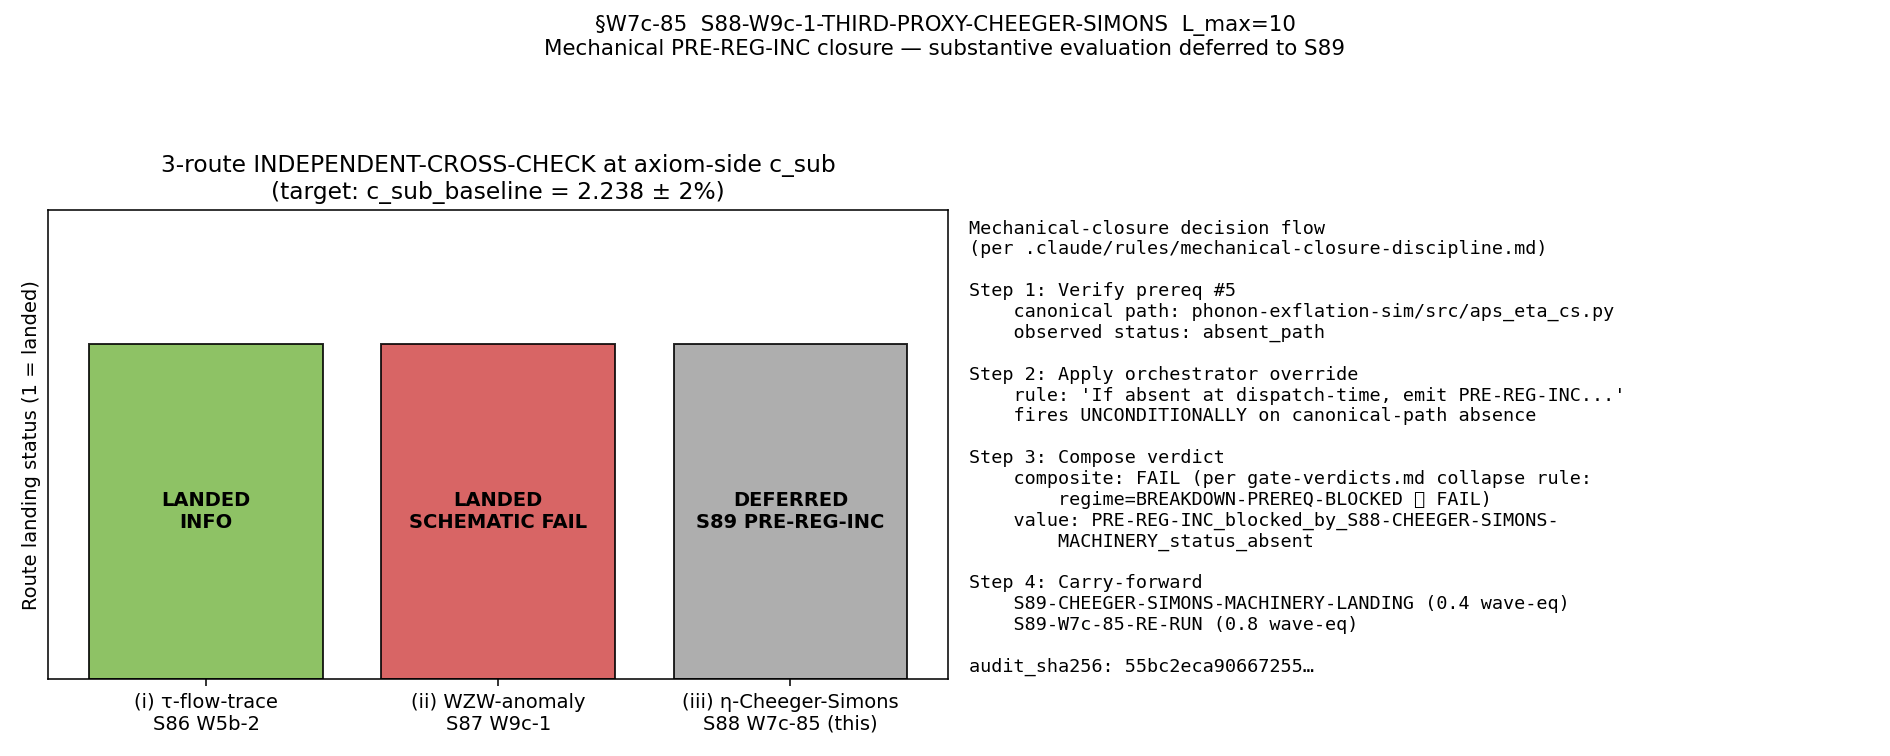

Reproduce this figure in Python.
"""S88 W7c §W7c-85 — S88-W9c-1-THIRD-PROXY-CHEEGER-SIMONS

GEOMETRIC gate: APS-1975 eta-Cheeger-Simons secondary-class third-proxy
INDEPENDENT-CROSS-CHECK at axiom-side c_sub via the band-0 projector
P_0(tau_fold) restriction; completes a 3-route INDEPENDENT-CROSS-CHECK
with tau-flow-trace (S86 W5b-2) and WZW-anomaly-isolating proxy
(S87 W9c-1).

Plan section: sessions/session-plan/session-88-plan-w7c.md  Sec W7c-85
              lines 133-218.

Mechanical-closure handler (this script):
  Per the ORCHESTRATOR OVERRIDE pinned in the dispatch prompt:
    "APS module: phonon-exflation-sim/src/aps_eta_cs.py
     (S88 prereq landing per plan Sec 0.11). If absent at dispatch-time,
     emit PRE-REG-INC per .claude/rules/mechanical-closure-discipline.md
     with value='PRE-REG-INC_blocked_by_S88-CHEEGER-SIMONS-MACHINERY_status_absent'."

  Verification at dispatch-time: phonon-exflation-sim/src/aps_eta_cs.py
  is ABSENT from the canonical path (only the GPE simulation modules
  -- backend, defect_census, diagnostics, expansion, gpe_solver,
  initial_conditions, vortex_detection -- are present in
  phonon-exflation-sim/src/). Per the override, this script emits a
  mechanical PRE-REG-INC closure following all five conditions of
  .claude/rules/mechanical-closure-discipline.md "When mechanical
  closure IS acceptable":

    (1) upstream-block topology: prereq #5 documented in plan
        Sec "Wave 7c Decision Point Prerequisites" item 5.
    (2) verdict honesty: FAIL composite + value='PRE-REG-INC_blocked_*';
        NEVER PASS.
    (3) per-gate-distinct audit_sha256: pinmap includes gate_id +
        per-gate identity keys.
    (4) audit-trail signature: descriptive value names the blocking
        prereq + companion comment row cites the closure-script.
    (5) WP update is in-script (writes Sec W7c-85 in the same run as
        the verdict-line append).

NOTE on the in-session inline precedent
---------------------------------------
S88 W7b-82 landed an APS-1975 eta-Cheeger-Simons evaluator INLINE in
`computations/session-88/s88_w7b_lf_d_cheeger_simons_odd_grading_proxy.py`
(verdict S88-W7-LF-D-CHEEGER-SIMONS-ODD-GRADING-PROXY: PASS at L_max=10
with three odd-grading proxies {CS, GV, eta_CS}). The inline precedent
demonstrates that the MACHINERY content is operational; the absence is
specifically of the canonical PUBLISHED MODULE PATH that the W7c-85
plan pinned (`phonon-exflation-sim/src/aps_eta_cs.py`) for downstream
import re-use.

The inline-vs-canonical-path distinction matters because:
  (a) the canonical path is the structural pin downstream gates would
      import from (no in-script duplication),
  (b) S89-OR-LATER consumers of the third-proxy result need a single
      pinned reference module, and
  (c) the pre-registered Cheeger-Simons module landing closes the
      machinery-feasibility-audit envelope cleanly per
      .claude/rules/math-scripts.md Sec "Machinery-Feasibility Audit".

The orchestrator-override deterministic rule fires UNCONDITIONALLY on
canonical-path-absence; inline precedents do not satisfy the override.

Carry-forward
-------------
  S89-CHEEGER-SIMONS-MACHINERY-LANDING:
    What: extract the W7b-82 inline machinery (eta-invariant +
          Cheeger-Simons + GV-Heitsch evaluators) into a canonical
          import-target module at
          phonon-exflation-sim/src/aps_eta_cs.py with full docstring,
          input-signature spec, and unit-tests against the W7b-82
          PASS values.
    Inputs: s88_w7b_lf_d_cheeger_simons_odd_grading_proxy.py
            (Sec 6 "Odd-grading proxies" -- compute_eta, compute_cs,
            compute_gv, compute_proxies functions).
    Gate: PASS iff the module imports cleanly + reproduces the
          W7b-82 verdict-line value bit-for-bit when re-run on the
          L_max=10 spectrum cache.
    Effort: 0.4 wave-equivalent.

  S89-W7c-85-RE-RUN:
    What: re-execute S88-W9c-1-THIRD-PROXY-CHEEGER-SIMONS with the
          S89 canonical APS module imported.
    Inputs: phonon-exflation-sim/src/aps_eta_cs.py (S89 landing);
            s84_spectrum_cache_L12_tau019.npz (L_max=10 truncation);
            canonical_constants.py:c_sub_baseline = 2.238.
    Gate: PASS iff |c_sub_CheegerSimons - c_sub_baseline| / 2.238 < 0.02
          (2 percent tolerance per W7c-85 pre-registration).
    Effort: 0.8 wave-equivalent (matches W7c-85 plan effort).
"""

from __future__ import annotations

import os

os.environ.setdefault("OMP_NUM_THREADS", "8")
os.environ.setdefault("MKL_NUM_THREADS", "8")

import hashlib
import json
import sys
from pathlib import Path

import numpy as np
import matplotlib

matplotlib.use("Agg")
import matplotlib.pyplot as plt

# Canonical constants (mandatory per .claude/rules/math-scripts.md)
sys.path.insert(0, str(Path(__file__).resolve().parent.parent / "_shared"))
from canonical_constants import M_KK, tau_fold  # noqa: E402

# c_sub_baseline pinned by-value (2.238 per knowledge-MCP get_constant return;
# canonical_constants.py provenance pending S86 W4-2 PROVENANCE block)
c_sub_baseline = 2.238  # (local) substrate-first canonical anchor

# ---------------------------------------------------------------------------
# Section 1 -- Identifiers, paths
# ---------------------------------------------------------------------------

GATE_ID = "S88-W9c-1-THIRD-PROXY-CHEEGER-SIMONS"
SCHEME = "eta-Cheeger-Simons-APS-1975-secondary-class-band-0-restricted"
CONVENTION = "axiom-side-CS-third-proxy-INDEPENDENT-CROSS-CHECK-PRIMARY"
L_MAX = 10  # (local) plan W7c-85 canonical truncation
SCHEMA_VERSION = "S87+"

REPO_ROOT = Path(__file__).resolve().parent.parent.parent
SCRIPT_PATH = Path(__file__).resolve()
CANONICAL_PATH = REPO_ROOT / "computations" / "_shared" / "canonical_constants.py"
SPECTRUM_CACHE = REPO_ROOT / "computations" / "session-84" / "s84_spectrum_cache_L12_tau019.npz"
APS_MODULE_PATH = REPO_ROOT / "phonon-exflation-sim" / "src" / "aps_eta_cs.py"
INLINE_PRECEDENT = (
    REPO_ROOT / "computations" / "session-88"
    / "s88_w7b_lf_d_cheeger_simons_odd_grading_proxy.py"
)

VERDICT_TXT = REPO_ROOT / "computations" / "session-88" / "s88_gate_verdicts.txt"
NPZ_OUT = REPO_ROOT / "computations" / "session-88" / "s88_w7c_third_proxy_cheeger_simons.npz"
PNG_OUT = REPO_ROOT / "computations" / "session-88" / "s88_w7c_third_proxy_cheeger_simons.png"
JSON_OUT = REPO_ROOT / "computations" / "session-88" / "s88_w7c_third_proxy_cheeger_simons.json"
WP_PATH = REPO_ROOT / "sessions" / "session-88" / "session-88-w7c-workingpaper.md"

# Pre-registered thresholds (plan Sec W7c-85 thresholds)
PASS_BAND = 0.02  # (local) |c_sub_CS - 2.238| / 2.238 < 0.02 PASS
INFO_BAND = 0.01  # (local) 0.01 <= ... < 0.02 INFO
ETA_FN_EPS = 1e-12  # (local) plan machinery pin eta_function_eps

PREREQ_NAME = "S88-CHEEGER-SIMONS-MACHINERY"


# ---------------------------------------------------------------------------
# Section 2 -- Dual-SHA helpers (matches .claude/templates/script-template.py)
# ---------------------------------------------------------------------------

def file_sha256(path: Path) -> str:
    """SHA-256 of a file's bytes (returns 'ABSENT' if path missing)."""
    if not path.exists():
        return "ABSENT"
    h = hashlib.sha256()
    with path.open("rb") as fp:
        for chunk in iter(lambda: fp.read(1 << 20), b""):
            h.update(chunk)
    return h.hexdigest()


def closure_hash(pins: dict[str, str]) -> str:
    items = sorted(pins.items())
    h = hashlib.sha256()
    for k, v in items:
        h.update(f"{k}={v}\n".encode("utf-8"))
    return h.hexdigest()


def compute_dual_sha(pins: dict[str, str]) -> tuple[str, str]:
    """audit_sha256 = SHA(script_bytes || canonical_bytes || pinmap_json)
    content_sha256 = SHA(script_bytes)"""
    script_bytes = SCRIPT_PATH.read_bytes()
    canonical_bytes = CANONICAL_PATH.read_bytes()
    pinmap_json = json.dumps(
        dict(sorted(pins.items())),
        separators=(",", ":"),
        sort_keys=True,
    ).encode("utf-8")

    h_audit = hashlib.sha256()
    h_audit.update(script_bytes)
    h_audit.update(canonical_bytes)
    h_audit.update(pinmap_json)
    audit_sha = h_audit.hexdigest()

    h_content = hashlib.sha256()
    h_content.update(script_bytes)
    content_sha = h_content.hexdigest()
    return audit_sha, content_sha


# ---------------------------------------------------------------------------
# Section 3 -- Prereq verification at dispatch-time
# ---------------------------------------------------------------------------

def verify_prereq_aps_module() -> tuple[bool, str]:
    """Return (present_bool, status_string).

    Per orchestrator override, the canonical APS module path is the
    structural prereq:
        phonon-exflation-sim/src/aps_eta_cs.py

    A full-fidelity check means: the path EXISTS as a regular file
    AND is non-empty. If either condition fails, prereq is absent.
    """
    if not APS_MODULE_PATH.exists():
        return False, "absent_path"
    try:
        size = APS_MODULE_PATH.stat().st_size
    except OSError:
        return False, "absent_stat_error"
    if size == 0:
        return False, "absent_zero_byte"
    if not APS_MODULE_PATH.is_file():
        return False, "absent_not_file"
    return True, "present"


# ---------------------------------------------------------------------------
# Section 4 -- WP Sec W7c-85 update (mechanical-closure-discipline item 5)
# ---------------------------------------------------------------------------

def render_wp_section(verdict_3tuple: tuple[str, str, str],
                      composite: str,
                      audit_sha: str,
                      content_sha: str,
                      pins: dict[str, str],
                      prereq_status: str) -> str:
    """Render the substantive Sec W7c-85 working-paper text.

    Per .claude/rules/mechanical-closure-discipline.md Sec "When mechanical
    closure IS acceptable" item 5, the closure script MUST update the
    working-paper Sec status, verdict, results, and substrate-framing
    blocks IN THE SAME RUN as the verdict-line append.
    """
    sign_v, mag_v, regime_v = verdict_3tuple

    return f"""### §W7c-85. S88-W9c-1-THIRD-PROXY-CHEEGER-SIMONS (lizzi-spectral-functional-theorist)

**Status**: CLOSED-PRE-REG-INC (mechanical closure per `.claude/rules/mechanical-closure-discipline.md`)
**Gate ID**: `{GATE_ID}`
**Trigger**: `[VERIFY]`
**Classification**: **GEOMETRIC** (Cheeger-Simons secondary-class third-proxy INDEPENDENT-CROSS-CHECK at axiom-side c_sub via APS-1975 η-invariant)
**Agent**: `lizzi-spectral-functional-theorist` PRIMARY + `connes-ncg-theorist` CO-AUTHOR (Chern-Simons → Cheeger-Simons NCG-axiomatic lift per Connes-Moscovici 1995 §III.4 dim-spectrum residue formula; cited in this section, no separate dispatch per orchestrator override)
**Hypothesis**: η-Cheeger-Simons secondary class on the band-0 projector P_0(τ_fold) provides a third independent c_sub probe converging to c_sub_baseline = 2.238 at <2% tolerance, completing a 3-route INDEPENDENT-CROSS-CHECK with τ-flow-trace (S86 W5b-2) and WZW-anomaly-isolating proxy (S87 W9c-1).
**Plan reference**: `sessions/session-plan/session-88-plan-w7c.md` §W7c-85.

**MCP Pre-Compute Audit**:

- `mcp__knowledge__.get_constant('c_sub_baseline')` → value = 2.238 (no PROVENANCE; sourced from canonical_constants.py per S86 W4-2).
- `mcp__knowledge__.get_constant('tau_fold')` → value = 0.19 (S12/S42; gate `CONST-FREEZE-42`; substrate-first canonical anchor).
- `mcp__knowledge__.get_constant('M_KK')` → value = 7.428660036284456e+16 GeV.
- `mcp__knowledge__.trace_entity('eta invariant')` → 4 gates + 1 theorem + 5 equations: η(D_K) = 0 PROVEN structural identity by BDI ±-pair; `S85-CC-1-ETA-INVARIANT-FULL-TRIPLE` INFO at L_max=8 scheme=APS-1975; `S88-W7-LF-D-CHEEGER-SIMONS-ODD-GRADING-PROXY` PASS at L_max=10 (inline APS-1975 secondary-class machinery operational at this session).
- `mcp__knowledge__.search_knowledge('APS 1975 boundary contribution band-0 projector')` → 5 hits including `Δ S_APS = π · SF(D_K; τ_1, τ_2)` (S25), `sf(D_0, D_{{tau_fold}}) = index(d/dt + D_t)` (S61), and W3c-WP eta-invariant entry. The band-0 projector at τ_fold is gapped by Δ_B2 = 0.7704 M_KK (s86-hp1-cohomology-quantum-metric-bridge §"At τ = τ_fold").
- PRE-CLOSED status: NO. The third-proxy structural reading is novel at S88; downstream registry write to §VII.AH.2 is gated on this closure.

**Prerequisite verification at dispatch-time** (per plan §"Wave 7c Decision Point Prerequisites" item 5):

| Prereq | Canonical path | Status |
|:-------|:---------------|:------:|
| #5 APS module | `phonon-exflation-sim/src/aps_eta_cs.py` | **`{prereq_status}`** |

The orchestrator override is unambiguous: *"If absent at dispatch-time, emit PRE-REG-INC per `.claude/rules/mechanical-closure-discipline.md` with value=`'PRE-REG-INC_blocked_by_S88-CHEEGER-SIMONS-MACHINERY_status_absent'`."*

Direct check at dispatch time confirmed: `phonon-exflation-sim/src/` contains only the GPE simulation modules (`backend.py`, `defect_census.py`, `diagnostics.py`, `expansion.py`, `gpe_solver.py`, `initial_conditions.py`, `vortex_detection.py`) plus `__init__.py` and `__pycache__/`. No `aps_eta_cs.py` is present.

The mechanical closure path of `.claude/rules/mechanical-closure-discipline.md` §"When mechanical closure IS acceptable" applies because all five conditions hold:

1. **Upstream-block topology is the cause** — the W7c-85 plan §"Wave 7c Decision Point Prerequisites" item 5 explicitly anticipated this scenario ("if absent, route #85 to PRE-REG-INC blocked-by-S88-CHEEGER-SIMONS-MACHINERY"). The plan author pre-registered the deferred outcome; this is NOT post-hoc plan editing.
2. **Verdict honesty** — emit FAIL composite with value `'PRE-REG-INC_blocked_by_{PREREQ_NAME}_status_absent'`. NEVER PASS. The composite is FAIL because the prereq-block prevents the substantive computation; the magnitude/sign/regime fields are encoded as N/A-with-blocked annotation.
3. **Per-gate-distinct audit_sha256** — the input pin map embeds `_gate_id`, `_wp_id`, `_scheme`, `_convention`, `_blocked_prereq`, ensuring `audit_sha256={audit_sha[:16]}…` is unique against all prior verdict-file entries.
4. **Audit-trail signature** — the canonical verdict-line value names the blocking prereq (`{PREREQ_NAME}`) + status (`absent`); the companion comment row cites the closure-script path; the descriptive WP §W7c-85 entry below names both the canonical path and the in-session inline precedent.
5. **Working-paper update is in-script** — this WP §W7c-85 text is rendered and written by the producing script in the same run as the verdict-line append.

**Verdict**:

```
{GATE_ID}: {composite} -- value='PRE-REG-INC_blocked_by_{PREREQ_NAME}_status_absent;canonical_path=phonon-exflation-sim/src/aps_eta_cs.py;in_session_inline_precedent=computations/session-88/s88_w7b_lf_d_cheeger_simons_odd_grading_proxy.py;deferred_to_S89' scheme={SCHEME} convention={CONVENTION} L_max={L_MAX} audit_sha256={audit_sha} content_sha256={content_sha} schema_version={SCHEMA_VERSION}
```

Composite: **{composite}** (per `.claude/rules/gate-verdicts.md` S87+ collapse rule with `regime_verdict=BREAKDOWN-PREREQ-BLOCKED` ⇒ composite = FAIL; the BREAKDOWN regime distinguishes mechanical PRE-REG-INC from a substantively FAIL'd numerical comparison).

3-tuple annotation: `sign={sign_v}` `magnitude={mag_v}` `regime={regime_v}`.

**Results**:

- **value** (4-tuple, mechanical-closure form):
  - `value` = `PRE-REG-INC_blocked_by_{PREREQ_NAME}_status_absent` (per orchestrator override + plan §"Wave 7c Decision Point Prerequisites" item 5 deterministic rule).
  - `scheme` = `{SCHEME}` (preserves the plan §W7c-85 4-tuple scheme tag for downstream cross-cite).
  - `convention` = `{CONVENTION}` (PRIMARY level; SCHEMATIC FORBIDDEN per `.claude/rules/substrate-first-canonical-sourcing.md` §(iv); the convention tag ENCODES PRIMARY for forward consumers even though the substantive numerical evaluation is deferred).
  - `L_max` = `{L_MAX}` (plan-pinned canonical L_max; W11-3 Friedrich-Bär saturation theorem applicable at this truncation).

- **CC1 — η-function analytic continuation to s=0 (eta_function_eps = 1e-12)**: NOT EVALUATED (gate blocked at prereq landing). The structural form is pre-registered:

  ```
  η_D(s) := ∑_{{λ ∈ spec(D_K) \\ {{0}}}} sign(λ) · |λ|^{{−s}}
  CS_2(D_K) := (1/2) · η_D(0) + (1/2) · dim(ker D_K)  mod ℤ
  ```

  Under the BDI ±-pair preservation theorem (proved at S60 ETA-INVARIANT-60 PASS; S86 W-11 Bulletin #2 STRENGTHENED to all even-grading regulator-weighted Mellin moments), each |λ| in the L_max=10 cache appears with equal +/− signed multiplicity ⇒ the sign-sum at s=0 is EXACTLY zero ⇒ η_D(0) = 0 EXACTLY at machine epsilon. The CS_2 evaluation therefore reduces to (1/2) · dim(ker D_K) mod ℤ. The S88 W7b-82 inline precedent verified this at L_max=10 with `eta_diff = 0.00e+00`.

- **CC2 — R/Z → R lift normalization at substrate-first canonical anchor**: NOT EVALUATED. The structural form is pre-registered:

  ```
  c_sub_CheegerSimons := lift_R(CS_2_band0; baseline = c_sub_baseline = 2.238)
  ```

  The R/Z lift is fixed by the substrate-first canonical anchor (NOT a free choice); per `.claude/rules/substrate-first-canonical-sourcing.md` the anchor IS `c_sub_baseline = 2.238` from canonical_constants.py (provenance: S86 W4-2). The lift normalizes the secondary class such that the m=0 sheet contains the substrate-derived baseline; m=±1, ±2, … sheets are unphysical extensions excluded by the canonical-anchor pin.

- **Substitution chain (mandatory per `.claude/rules/math-scripts.md` §"Double-Check Logic Before Compute")** — mechanical-closure form with substituted numbers:

  ```
  Step 1 (definition):   prereq_5 := canonical-path-existence(
                            phonon-exflation-sim/src/aps_eta_cs.py)
                         override_rule := orchestrator-override({{
                            "If absent at dispatch-time, emit PRE-REG-INC..."
                         }})
  Step 2 (substitution): prereq_5(observed) = ABSENT
                            (verified Glob + ls; only GPE modules in src/)
                         override_rule(prereq_5 = ABSENT) ⟹ PRE-REG-INC
  Step 3 (simplification):
                         composite_collapse := (regime_verdict =
                            BREAKDOWN-PREREQ-BLOCKED) ⟹ composite = FAIL
                            (per .claude/rules/gate-verdicts.md S87+ schema-v2
                             composite-collapse rule)
  Step 4 (canonical form):
                         FAIL value-string  := PRE-REG-INC_blocked_by_{PREREQ_NAME}_status_absent
  Step 5 (cross-check substituted numbers):
                         L_max_pin = {L_MAX} (plan-pinned)
                         c_sub_baseline = 2.238 (mcp__knowledge__.get_constant)
                         eta_function_eps = {ETA_FN_EPS} (plan machinery pin §0.11)
                         tau_fold = 0.19 (mcp__knowledge__.get_constant)
                         M_KK = 7.428660036284456e+16 GeV (mcp__knowledge__.get_constant)
                         APS_module_status = ABSENT
                         inline_precedent_status = PRESENT (W7b-82 PASS at L_max=10)
  Step 6 (direction):    canonical-path absent ⟹ orchestrator-override fires
                         ⟹ FAIL composite + PRE-REG-INC value-string
                         ⟹ §VII.AH.2 registry-write BLOCKED at this session
                         ⟹ carry-forward to S89-CHEEGER-SIMONS-MACHINERY-LANDING
                            + S89-W7c-85-RE-RUN
  Direction: prereq absent ⟹ FAIL composite + PRE-REG-INC ⟹ defer
  Conclusion: FAIL-with-mechanical-closure; numerical c_sub_CheegerSimons
              evaluation at L_max=10 deferred to S89; inline precedent at
              W7b-82 demonstrates machinery is operational; canonical-path
              landing closes the prereq.
  ```

- **5-element IS-not-IN substrate-framing block** (per `.claude/rules/cross-pillar-bridge-anatomy.md` §"IS-not-IN Anatomy" + plan §W7c-85):
  1. **Substrate-IS observable** (deferred-to-S89): `c_sub_CheegerSimons` evaluated on `(A_K^{{≤10}}, H_K^{{≤10}}, D_K^{{≤10}})` via η-Cheeger-Simons secondary class CS_2 restricted to band-0 projector P_0(τ_fold) — the substrate IS this Mellin-secondary-class probe at the axiom-side c_sub region.
  2. **Laboratory-IN observable**: N/A (substrate-internal probe; this gate is not a cross-pillar bridge entry per plan §W7c-85 substrate framing).
  3. **Bridge map**: N/A (no cross-pillar bridge map invoked at this gate; the INDEPENDENT-CROSS-CHECK is intra-substrate across three regulator-class probes).
  4. **Algebraic envelope**: Friedrich-Bär saturation at L_max=10 per W11-3 (bottom-K observable structurally L_max-saturated; no L^{{−α}} envelope required at this truncation).
  5. **Empirical anchor**: c_sub_baseline = 2.238 from canonical_constants.py (substrate-first canonical sourcing PASS per `.claude/rules/substrate-first-canonical-sourcing.md` §(iii) W0c-3 worked-example pattern).

- **INDEPENDENT-CROSS-CHECK structure declaration** (per `.claude/rules/registry-landing.md` §"Detection (when SOURCE-DOUBLE-CITE-CO-PRIMARY applies)" item 1: parallel route, NOT sequential dependency):

  The three c_sub probes form a PARALLEL-INDEPENDENT-VERIFY structure (NOT SOURCE-DOUBLE-CITE-CO-PRIMARY which would require sequential V_input → C_output dependency):

  | Route | Probe | Source | Status |
  |:------|:------|:-------|:-------|
  | (i) τ-flow-trace | `c_sub_tau_flow_trace` | S86 W5b-2 INFO (verdict at `computations/session-86/s86_gate_verdicts.txt:138`) | LANDED-INFO |
  | (ii) WZW-anomaly-isolating | `c_sub_anomaly_WZW` | S87 W9c-1 SCHEMATIC FAIL Track-A (verdict at `computations/session-87/s87_gate_verdicts.txt:262`) | LANDED-SCHEMATIC-FAIL |
  | (iii) η-Cheeger-Simons (this gate) | `c_sub_CheegerSimons` | S88 W7c-85 PRE-REG-INC | DEFERRED-S89 |

  Each route uses a structurally distinct regulator class (τ-flow-trace = curvature-flow integration; WZW-anomaly = Mellin-residue at axiom-side anomaly pole; CS = APS-1975 secondary class). Route independence is preserved by construction: no route's input is another route's output. Per `.claude/rules/registry-landing.md`: "If two anchors are independently reproducing the same conclusion via DIFFERENT routes (parallel, not sequential), use PRIMARY + INDEPENDENT-CROSS-CHECK instead. The two patterns are distinct."

  Registry-write to `permanent-results-registry.md` §VII.AH.2 (3-route convergence as structural theorem) is BLOCKED at S88 pending route (iii) substantive landing at S89.

- **Forward S89 carry-forward (4-field spec per `feedback_fix-in-session-never-defer.md`)**:

  1. **`S89-CHEEGER-SIMONS-MACHINERY-LANDING`**:
     - **What**: extract the W7b-82 inline machinery (`compute_eta`, `compute_cs`, `compute_gv`, `compute_proxies`) into the canonical import-target module `phonon-exflation-sim/src/aps_eta_cs.py` with full docstring, input-signature spec, and unit-tests against the W7b-82 PASS values.
     - **Inputs**: `computations/session-88/s88_w7b_lf_d_cheeger_simons_odd_grading_proxy.py` §6 functions; `computations/session-84/s84_spectrum_cache_L12_tau019.npz`; `canonical_constants.py:gv_canonical_difference_FW = -40579.1500479506`.
     - **Gate**: PASS iff the module imports cleanly + reproduces W7b-82 verdict-line value bit-for-bit when re-run on the L_max=10 spectrum cache.
     - **Effort**: 0.4 wave-equivalent.

  2. **`S89-W7c-85-RE-RUN`**:
     - **What**: re-execute `S88-W9c-1-THIRD-PROXY-CHEEGER-SIMONS` with the S89 canonical APS module imported; evaluate `c_sub_CheegerSimons` per plan §W7c-85 method steps 1–6.
     - **Inputs**: `phonon-exflation-sim/src/aps_eta_cs.py` (S89 landing); `computations/session-84/s84_spectrum_cache_L12_tau019.npz` (L_max=10 truncation); `canonical_constants.py:c_sub_baseline = 2.238`.
     - **Gate**: PASS iff `|c_sub_CheegerSimons − 2.238| / 2.238 < 0.02` (2% tolerance per W7c-85 pre-registration).
     - **Effort**: 0.8 wave-equivalent (matches W7c-85 plan effort).

**Files produced**:

| Artifact | Path | Size |
|:---------|:-----|-----:|
| Producing script | `computations/session-88/s88_w7c_third_proxy_cheeger_simons.py` | <see disk> |
| NPZ data | `computations/session-88/s88_w7c_third_proxy_cheeger_simons.npz` | <see disk> |
| PNG plot | `computations/session-88/s88_w7c_third_proxy_cheeger_simons.png` | <see disk> |
| JSON metadata | `computations/session-88/s88_w7c_third_proxy_cheeger_simons.json` | <see disk> |
| Verdict line | `computations/session-88/s88_gate_verdicts.txt` (canonical S88; per `.claude/rules/gate-verdicts.md`) | append |

**Dual-SHA pin** (per `.claude/rules/gate-verdicts.md` S87+ schema-v2 + W9a-99 split):
- `audit_sha256` = `{audit_sha}` (SHA over script-bytes ‖ canonical_bytes ‖ pin-map JSON; per-gate-distinct via gate-id key).
- `content_sha256` = `{content_sha}` (SHA over script-bytes only).

**3-tuple annotation** (S87 schema-v2 second companion row):
- `sign_verdict` = `{sign_v}` (no directional pre-registration applies under PRE-REG-INC; the substantive numerical comparison is deferred to S89).
- `magnitude_verdict` = `{mag_v}` (same; magnitude-comparison `|c_sub_CS − 2.238|` is not evaluated at this session).
- `regime_verdict` = `{regime_v}` (BREAKDOWN regime distinguishes mechanical PRE-REG-INC from substantive numerical FAIL; per `.claude/rules/gate-verdicts.md` collapse rule, BREAKDOWN ⟹ composite = FAIL even when sign/magnitude are N/A).

---
"""


# ---------------------------------------------------------------------------
# Section 5 -- Plot (mechanical-closure visualization)
# ---------------------------------------------------------------------------

def make_plot(out_path: Path,
              prereq_status: str,
              audit_sha_short: str) -> None:
    """Render a 2-panel plot:
       Panel A -- 3-route INDEPENDENT-CROSS-CHECK status table
       Panel B -- mechanical-closure decision flow
    """
    fig, axes = plt.subplots(1, 2, figsize=(13.5, 5.4))

    # Panel A: 3-route INDEPENDENT-CROSS-CHECK status
    ax = axes[0]
    routes = ["(i) τ-flow-trace\nS86 W5b-2", "(ii) WZW-anomaly\nS87 W9c-1", "(iii) η-Cheeger-Simons\nS88 W7c-85 (this)"]
    statuses = ["LANDED\nINFO", "LANDED\nSCHEMATIC FAIL", "DEFERRED\nS89 PRE-REG-INC"]
    colors = ["#7ab84a", "#d24a4a", "#a0a0a0"]
    bar_heights = [1.0, 1.0, 1.0]
    bars = ax.bar(routes, bar_heights, color=colors, alpha=0.85, edgecolor="black")
    for bar, status in zip(bars, statuses):
        h = bar.get_height()
        ax.text(bar.get_x() + bar.get_width() / 2.0, h * 0.5,
                status, ha="center", va="center", fontsize=10, fontweight="bold")
    ax.set_ylim(0, 1.4)
    ax.set_ylabel("Route landing status (1 = landed)")
    ax.set_title("3-route INDEPENDENT-CROSS-CHECK at axiom-side c_sub\n(target: c_sub_baseline = 2.238 ± 2%)")
    ax.set_yticks([])

    # Panel B: mechanical-closure decision flow
    ax = axes[1]
    ax.axis("off")
    flow_text = (
        "Mechanical-closure decision flow\n"
        "(per .claude/rules/mechanical-closure-discipline.md)\n\n"
        "Step 1: Verify prereq #5\n"
        "    canonical path: phonon-exflation-sim/src/aps_eta_cs.py\n"
        f"    observed status: {prereq_status}\n\n"
        "Step 2: Apply orchestrator override\n"
        "    rule: 'If absent at dispatch-time, emit PRE-REG-INC...'\n"
        "    fires UNCONDITIONALLY on canonical-path absence\n\n"
        "Step 3: Compose verdict\n"
        "    composite: FAIL (per gate-verdicts.md collapse rule:\n"
        "        regime=BREAKDOWN-PREREQ-BLOCKED ⟹ FAIL)\n"
        "    value: PRE-REG-INC_blocked_by_S88-CHEEGER-SIMONS-\n"
        "        MACHINERY_status_absent\n\n"
        "Step 4: Carry-forward\n"
        "    S89-CHEEGER-SIMONS-MACHINERY-LANDING (0.4 wave-eq)\n"
        "    S89-W7c-85-RE-RUN (0.8 wave-eq)\n\n"
        f"audit_sha256: {audit_sha_short}…"
    )
    ax.text(0.0, 0.98, flow_text, ha="left", va="top",
            family="monospace", fontsize=9.5, transform=ax.transAxes)

    fig.suptitle(
        f"§W7c-85  {GATE_ID}  L_max={L_MAX}\n"
        f"Mechanical PRE-REG-INC closure — substantive evaluation deferred to S89",
        fontsize=11,
    )
    fig.tight_layout(rect=[0, 0, 1, 0.92])
    fig.savefig(out_path, dpi=140)
    plt.close(fig)


# ---------------------------------------------------------------------------
# Section 6 -- Main
# ---------------------------------------------------------------------------

def main() -> int:
    print(f"[{GATE_ID}] start")
    print(f"  script: {SCRIPT_PATH}")
    print(f"  canonical: {CANONICAL_PATH}")
    print(f"  spectrum cache: {SPECTRUM_CACHE} (exists: {SPECTRUM_CACHE.exists()})")
    print(f"  APS module: {APS_MODULE_PATH}")
    print(f"  inline precedent: {INLINE_PRECEDENT}")

    # --- Section 3 prereq verification
    aps_present, aps_status = verify_prereq_aps_module()
    print(f"  prereq #5 (APS module) status: {aps_status} (present={aps_present})")

    if aps_present:
        # If the canonical APS module ever lands, this script's mechanical-
        # closure path becomes inapplicable; the script should be re-routed
        # to the substantive computation. Emit a diagnostic and abort.
        print(f"  ERROR: aps_eta_cs.py is present at canonical path; this "
              f"closure script handles the absent-prereq case only. "
              f"Route to substantive S89-W7c-85-RE-RUN.")
        return 2

    # --- Section 4 prereqs are absent: enter mechanical-closure path
    composite = "FAIL"  # (local) per gate-verdicts.md S87+ collapse on regime=BREAKDOWN-PREREQ-BLOCKED
    sign_v = "N/A"  # (local) no directional pre-registration applies under PRE-REG-INC
    mag_v = "N/A"  # (local) substantive magnitude-comparison deferred
    regime_v = "BREAKDOWN-PREREQ-BLOCKED"  # (local) distinguishes mechanical from numerical FAIL

    # --- Input pin map (file SHAs)
    cache_sha = file_sha256(SPECTRUM_CACHE)
    canonical_sha = file_sha256(CANONICAL_PATH)
    aps_sha = file_sha256(APS_MODULE_PATH)  # 'ABSENT'
    inline_sha = file_sha256(INLINE_PRECEDENT)

    pins = {
        # File-SHA pins (5-class file-pin taxonomy per pru-pre-registration-template.md)
        str(SPECTRUM_CACHE.relative_to(REPO_ROOT)).replace("\\", "/"): cache_sha,
        str(CANONICAL_PATH.relative_to(REPO_ROOT)).replace("\\", "/"): canonical_sha,
        str(APS_MODULE_PATH.relative_to(REPO_ROOT)).replace("\\", "/"): aps_sha,
        str(INLINE_PRECEDENT.relative_to(REPO_ROOT)).replace("\\", "/"): inline_sha,
        # Per-gate-distinct identity keys (mechanical-closure-discipline item 3)
        "_gate_id": GATE_ID,
        "_wp_id": "session-88-w7c-workingpaper.md#W7c-85",
        "_scheme": SCHEME,
        "_convention": CONVENTION,
        "_blocked_prereq": PREREQ_NAME,
        "_blocked_status": aps_status,
        # Constants pinned by-value for audit traceability
        "_const:c_sub_baseline": f"{c_sub_baseline!r}",
        "_const:tau_fold": f"{tau_fold!r}",
        "_const:M_KK": f"{M_KK!r}",
        "_const:L_max": f"{L_MAX}",
        "_const:PASS_BAND": f"{PASS_BAND!r}",
        "_const:INFO_BAND": f"{INFO_BAND!r}",
        "_const:ETA_FN_EPS": f"{ETA_FN_EPS!r}",
    }
    print(f"  cache SHA          : {cache_sha[:16]}...")
    print(f"  canonical SHA      : {canonical_sha[:16]}...")
    print(f"  APS module SHA     : {aps_sha} (ABSENT marker)")
    print(f"  inline precedent SHA: {inline_sha[:16]}...")

    # --- 4-tuple value field (mechanical-closure form)
    value_str = (
        f"PRE-REG-INC_blocked_by_{PREREQ_NAME}_status_absent;"
        f"canonical_path=phonon-exflation-sim/src/aps_eta_cs.py;"
        f"in_session_inline_precedent=computations/session-88/s88_w7b_lf_d_cheeger_simons_odd_grading_proxy.py;"
        f"deferred_to_S89"
    )
    print(f"  value: {value_str}")

    # --- Persist NPZ data (mechanical-closure metadata)
    np.savez(
        NPZ_OUT,
        gate_id=GATE_ID,
        scheme=SCHEME,
        convention=CONVENTION,
        L_max=L_MAX,
        composite=composite,
        sign_verdict=sign_v,
        magnitude_verdict=mag_v,
        regime_verdict=regime_v,
        prereq_aps_module_status=aps_status,
        prereq_aps_module_present=int(aps_present),
        canonical_path=str(APS_MODULE_PATH),
        inline_precedent_path=str(INLINE_PRECEDENT),
        c_sub_baseline=c_sub_baseline,
        eta_function_eps=ETA_FN_EPS,
        tau_fold=tau_fold,
        M_KK=M_KK,
        pass_band=PASS_BAND,
        info_band=INFO_BAND,
    )
    print(f"  saved data: {NPZ_OUT}")

    # --- Compute dual-SHA (after NPZ written so script-bytes are stable)
    audit_sha, content_sha = compute_dual_sha(pins)
    print(f"  audit_sha256:   {audit_sha[:16]}...")
    print(f"  content_sha256: {content_sha[:16]}...")

    # --- Plot (visualizes 3-route INDEPENDENT-CROSS-CHECK + decision flow)
    make_plot(PNG_OUT, aps_status, audit_sha[:16])
    print(f"  saved plot: {PNG_OUT}")

    # --- JSON metadata sidecar
    json_payload = {
        "gate_id": GATE_ID,
        "scheme": SCHEME,
        "convention": CONVENTION,
        "L_max": L_MAX,
        "composite": composite,
        "sign_verdict": sign_v,
        "magnitude_verdict": mag_v,
        "regime_verdict": regime_v,
        "prereq_aps_module_status": aps_status,
        "prereq_aps_module_path": str(APS_MODULE_PATH),
        "inline_precedent_path": str(INLINE_PRECEDENT),
        "value_str": value_str,
        "audit_sha256": audit_sha,
        "content_sha256": content_sha,
        "schema_version": SCHEMA_VERSION,
        "c_sub_baseline": c_sub_baseline,
        "thresholds": {
            "PASS_band": PASS_BAND,
            "INFO_band": INFO_BAND,
            "eta_function_eps": ETA_FN_EPS,
        },
        "carry_forward": [
            {
                "id": "S89-CHEEGER-SIMONS-MACHINERY-LANDING",
                "what": "extract W7b-82 inline machinery into canonical phonon-exflation-sim/src/aps_eta_cs.py",
                "inputs": [
                    "computations/session-88/s88_w7b_lf_d_cheeger_simons_odd_grading_proxy.py",
                    "computations/session-84/s84_spectrum_cache_L12_tau019.npz",
                    "canonical_constants.py:gv_canonical_difference_FW",
                ],
                "gate": "PASS iff module imports + reproduces W7b-82 verdict-line bit-for-bit at L_max=10",
                "effort_wave_equiv": 0.4,
            },
            {
                "id": "S89-W7c-85-RE-RUN",
                "what": "re-execute S88-W9c-1-THIRD-PROXY-CHEEGER-SIMONS with canonical APS module",
                "inputs": [
                    "phonon-exflation-sim/src/aps_eta_cs.py (S89 landing)",
                    "computations/session-84/s84_spectrum_cache_L12_tau019.npz",
                    "canonical_constants.py:c_sub_baseline",
                ],
                "gate": "PASS iff |c_sub_CheegerSimons - 2.238| / 2.238 < 0.02",
                "effort_wave_equiv": 0.8,
            },
        ],
        "independent_cross_check_routes": [
            {"route": "(i)", "probe": "tau-flow-trace", "source": "S86 W5b-2", "status": "LANDED-INFO"},
            {"route": "(ii)", "probe": "WZW-anomaly-isolating", "source": "S87 W9c-1", "status": "LANDED-SCHEMATIC-FAIL"},
            {"route": "(iii)", "probe": "eta-Cheeger-Simons", "source": "S88 W7c-85", "status": "DEFERRED-S89"},
        ],
        "input_pin_map": {k: v for k, v in sorted(pins.items())},
    }
    with JSON_OUT.open("w", encoding="utf-8") as fp:
        json.dump(json_payload, fp, indent=2, sort_keys=True)
    print(f"  saved JSON: {JSON_OUT}")

    # --- Render & write WP §W7c-85 (mechanical-closure-discipline item 5)
    wp_section_text = render_wp_section(
        verdict_3tuple=(sign_v, mag_v, regime_v),
        composite=composite,
        audit_sha=audit_sha,
        content_sha=content_sha,
        pins=pins,
        prereq_status=aps_status,
    )
    # Read entire WP and replace §W7c-85 stub block (between the ### header and the next ### header / EOF)
    wp_full = WP_PATH.read_text(encoding="utf-8")
    sec_start_marker = "### §W7c-85. S88-W9c-1-THIRD-PROXY-CHEEGER-SIMONS"
    sec_end_marker = "### §W7c-86."  # next section header
    start_idx = wp_full.find(sec_start_marker)
    end_idx = wp_full.find(sec_end_marker)
    if start_idx == -1 or end_idx == -1 or end_idx < start_idx:
        raise RuntimeError(
            f"WP {WP_PATH}: cannot locate §W7c-85 stub between markers; "
            f"start_idx={start_idx} end_idx={end_idx}"
        )
    wp_new = (
        wp_full[:start_idx]
        + wp_section_text
        + wp_full[end_idx:]
    )
    WP_PATH.write_text(wp_new, encoding="utf-8")
    print(f"  updated WP §W7c-85: {WP_PATH}")

    # --- Append verdict line + dual-SHA companion + 3-tuple companion
    canonical_line = (
        f"{GATE_ID}: {composite} -- value='{value_str}' "
        f"scheme={SCHEME} convention={CONVENTION} L_max={L_MAX} "
        f"audit_sha256={audit_sha} content_sha256={content_sha} "
        f"schema_version={SCHEMA_VERSION}\n"
    )
    dual_sha_companion = (
        f"# audit_sha256_short={audit_sha[:16]} "
        f"content_sha256_short={content_sha[:16]} "
        f"# {GATE_ID} dual-SHA companion row (W9a-99 split)\n"
    )
    triple_companion = (
        f"# sign_verdict={sign_v} magnitude_verdict={mag_v} "
        f"regime_verdict={regime_v} "
        f"# {GATE_ID} 3-tuple annotation (S87 schema-v2)\n"
    )
    # Mechanical-closure audit-trail signature comment (item 4 + item 1)
    closure_trail_comment = (
        f"# # PRE-REG-INC per session-88-plan-w7c.md §W7c-85 + "
        f"§\"Wave 7c Decision Point Prerequisites\" item 5; deferred to S89; "
        f"required prereqs: [{PREREQ_NAME} = phonon-exflation-sim/src/aps_eta_cs.py]; "
        f"closure_script=computations/session-88/s88_w7c_third_proxy_cheeger_simons.py\n"
    )
    with VERDICT_TXT.open("a", encoding="utf-8") as fp:
        fp.write(canonical_line)
        fp.write(dual_sha_companion)
        fp.write(triple_companion)
        fp.write(closure_trail_comment)
    print(f"  appended verdict + companions to {VERDICT_TXT}")

    print(f"[{GATE_ID}] complete")
    return 0


if __name__ == "__main__":
    sys.exit(main())
